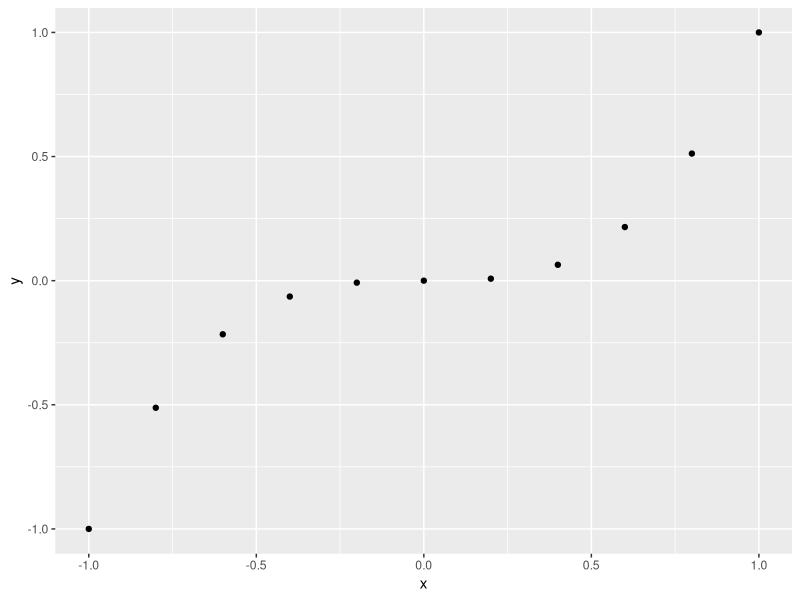
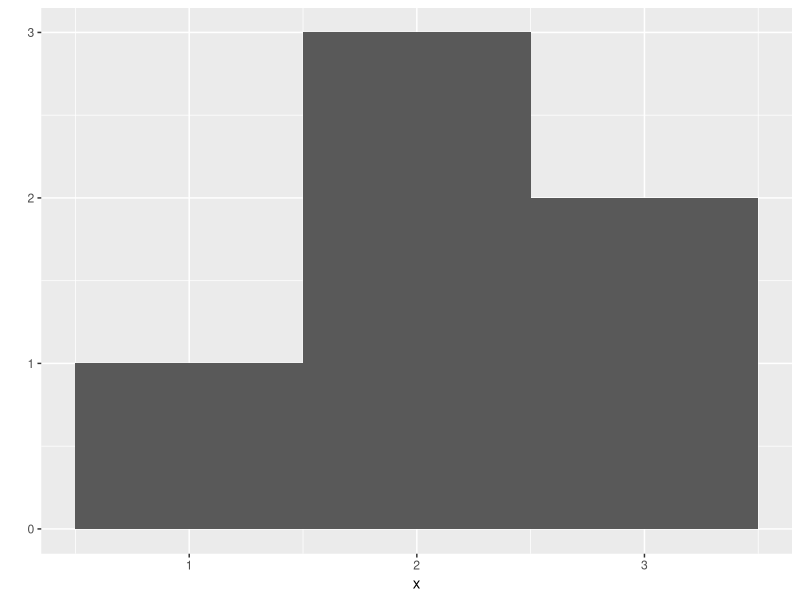
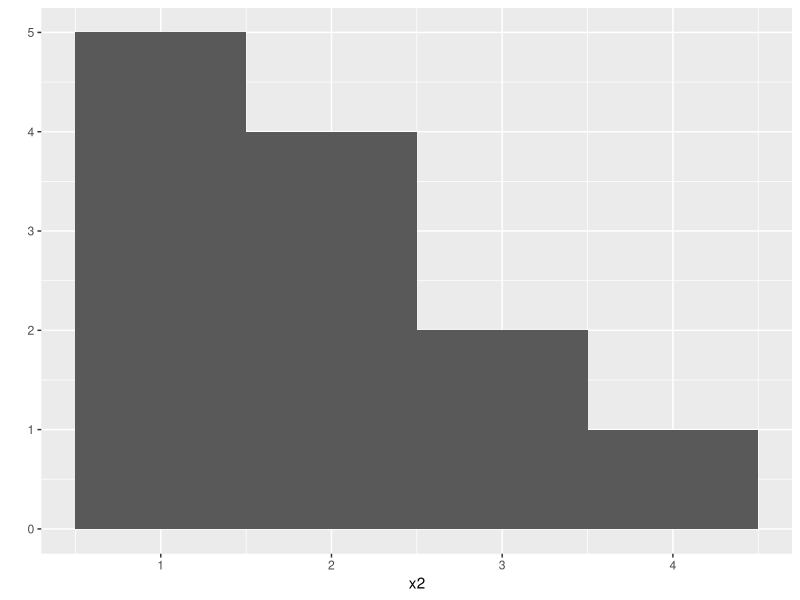
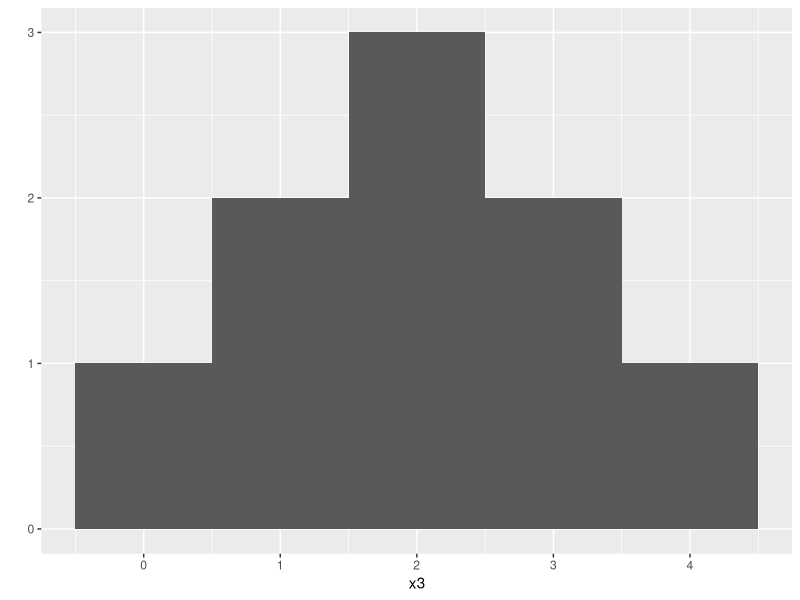
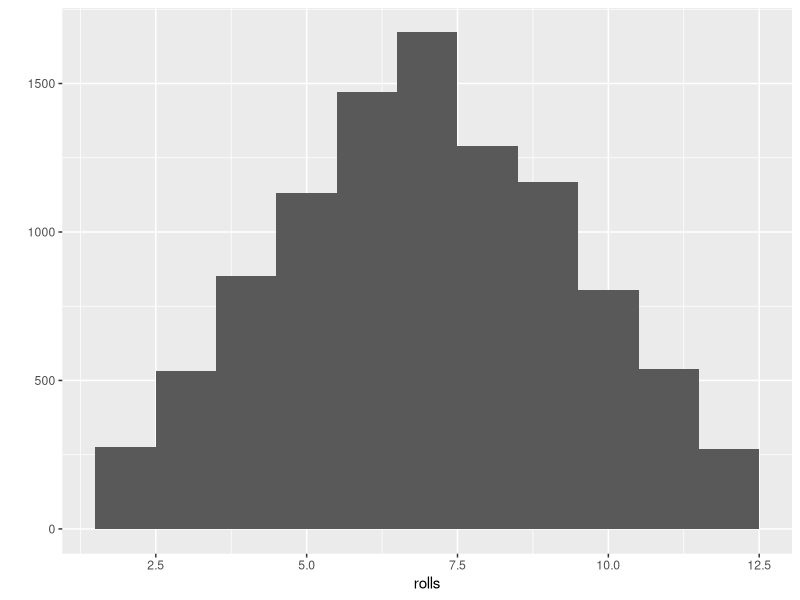
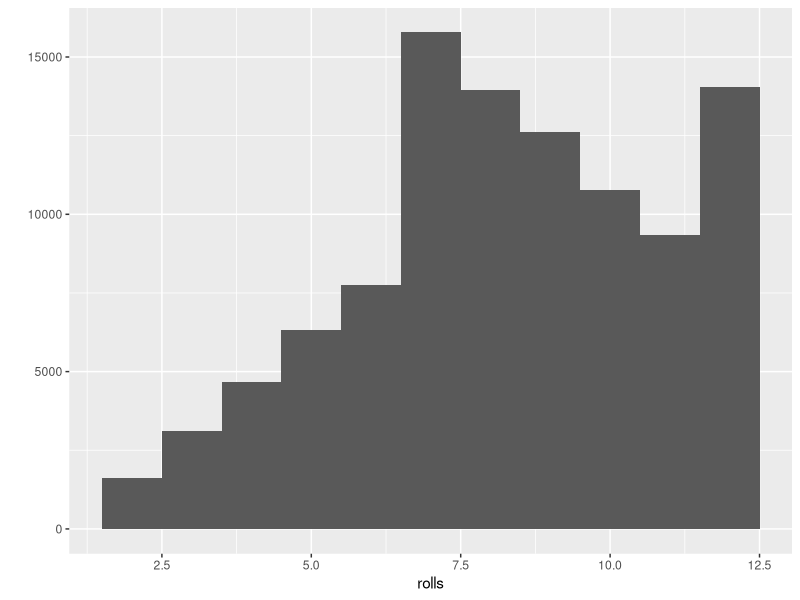

Write the R code that produced these figures, in order.
roll <- function() {
  die <- 1:6
  dice <- sample(die, size = 2, replace = TRUE)
  sum(dice)
}

library(ggplot2)
x <- c(-1, -0.8, -0.6, -0.4, -0.2, 0, 0.2, 0.4, 0.6, 0.8, 1)
y <- x^3
x
y
qplot(x, y)


x <- c(1, 2, 2, 2, 3, 3)
qplot(x, binwidth = 1)
x2 <- c(1, 1, 1, 1, 1, 2, 2, 2, 2, 3, 3, 4)
qplot(x2, binwidth = 1)
x3 <- c(0, 1, 1, 2, 2, 2, 3, 3, 4)
qplot(x3, binwidth = 1)

# Codigo para graficar la frecuencia de aparicion de resultados al lanzar dos dados
replicate(3, 1 + 1) # Genera 3 repeticiones de la suma 1+1
replicate(10, roll()) # Genera 10 repeticiones de la funcion creada anteriormente

rolls <- replicate(10000, roll())
qplot(rolls, binwidth = 1)

?sqrt
?log10
?sample

??log

# A continuaciòn se cambia el procentaje de apareciòn de uno de los valores dentro de la funciòn sample
roll <- function() { ##
  die <- 1:6 ## Versiòn
  dice <- sample(die, size = 2, replace = TRUE) ## anterior
  sum(dice) ##
}


roll <- function() { ##
  die <- 1:6 ## Nueva
  dice <- sample(die,
    size = 2, replace = TRUE, ## Version
    prob = c(1 / 8, 1 / 8, 1 / 8, 1 / 8, 1 / 8, 3 / 8)
  ) ## (Pesos
  sum(dice) ## modificados)
} ##


rolls <- replicate(100000, roll())
qplot(rolls, binwidth = 1)
